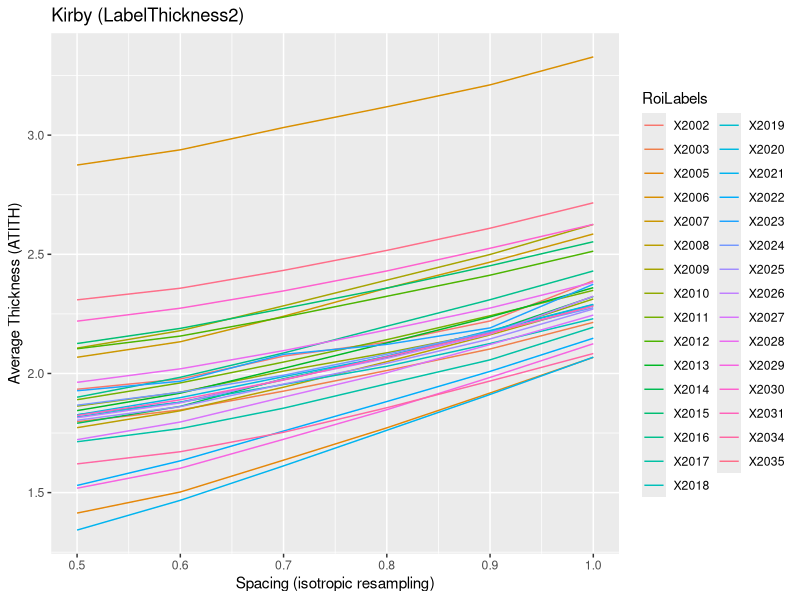

This chart was generated by the following R code:
library( ggplot2 )

thickness <- read.csv( "LabelThickness.csv" )
thickness2 <- read.csv( "LabelThickness2.csv" )

startIndex <- grep( "X2002", colnames( thickness ) )
endIndex <- length( colnames( thickness ) )
spacingType <- c( 0.5, 0.6, 0.7, 0.8, 0.9, 1.0 )

averageThickness <- c()
spacing <- c()
roiLabels <- c()
for( i in seq( 0, 5 ) )
  {
  means <- colMeans( thickness[which( thickness$SPACING_TYPE == i ), startIndex:endIndex] )
  averageThickness <- append( averageThickness, means )
  spacing <- append( spacing, rep( spacingType[i+1], length( means ) ) )
  roiLabels <- append( roiLabels, colnames( thickness )[startIndex:endIndex] )
  }

plotData <- data.frame( Spacing = spacing, RoiLabels = roiLabels, AverageThickness = averageThickness )
plotData <- transform( plotData, RoiLabels = factor( RoiLabels ) );

thickPlot <- ggplot( data = plotData, aes( x = Spacing, y = AverageThickness, colour = RoiLabels ) ) +
             geom_line() +
             scale_x_continuous( "Spacing (isotropic resampling)" ) +
             scale_y_continuous( "Average Thickness (ATITH)" ) +
             ggtitle( paste( "Kirby (LabelThickness2)", sep = "" ) )
ggsave( filename = paste0( "~/Desktop/labelThickness2.pdf" ), plot = thickPlot, width = 8, height = 6, units = 'in' )
